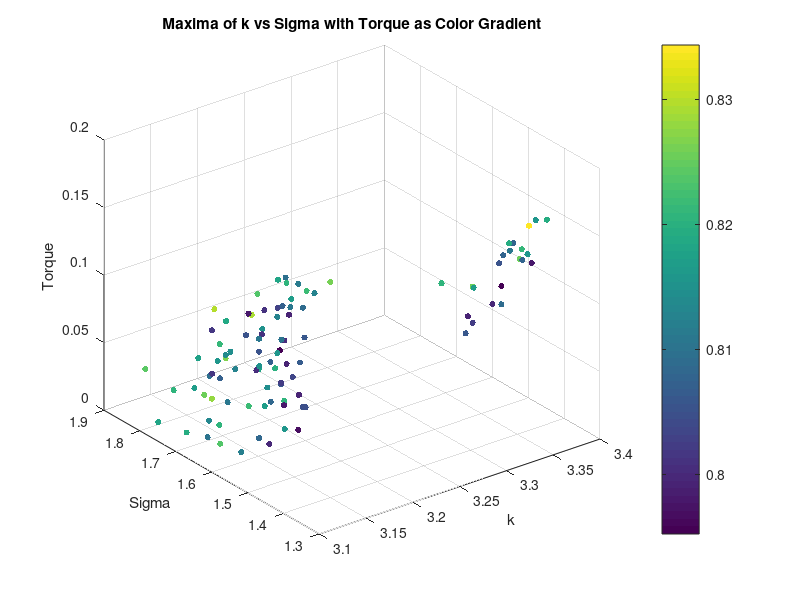
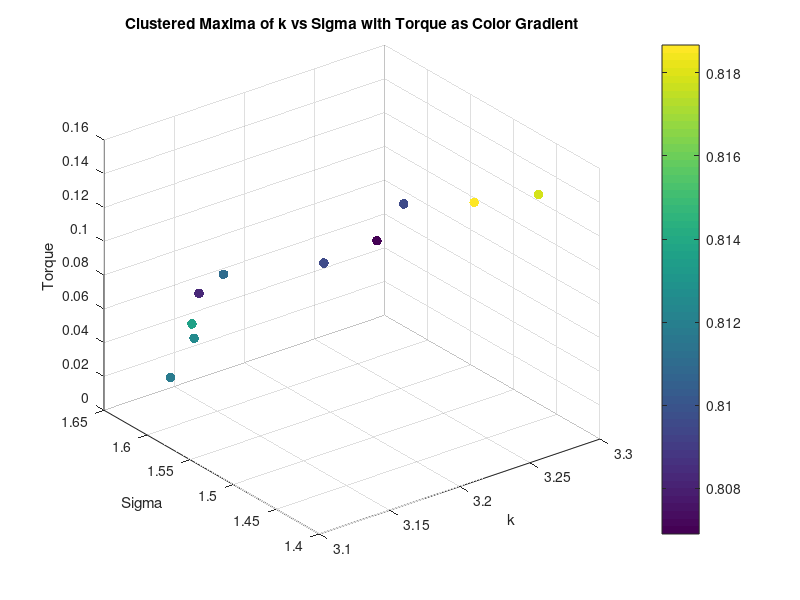
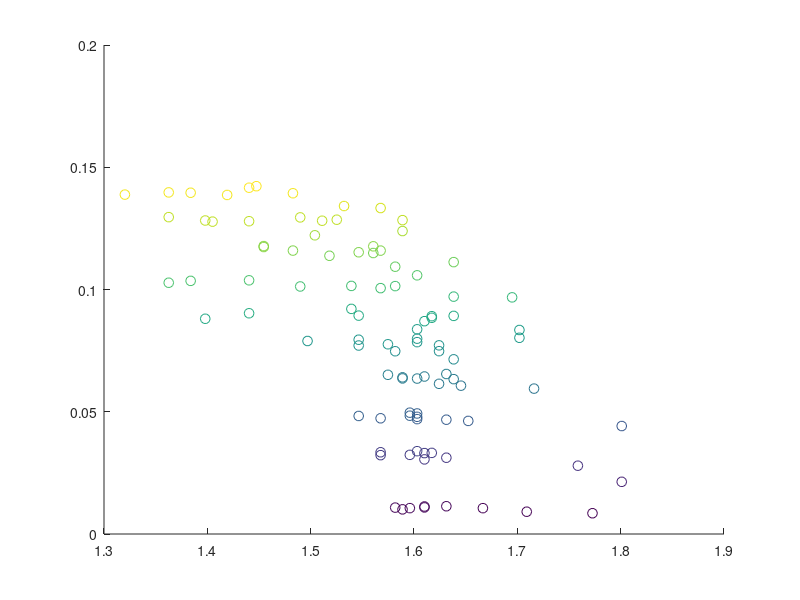

Reproduce these figures in MATLAB, in order. (Note: this script raises an error after producing the figures.)
clear all;
close all;


%% Torque Analysis
load('maxima_data.mat');
scatter3(maxima_k, maxima_sigma, torque_values, 20, maxima_corr, 'filled');
xlabel('k');
ylabel('Sigma');
zlabel('Torque');
title('Maxima of k vs Sigma with Torque as Color Gradient');
colorbar;
grid on;
% K means clustering of torque into 10 clusters, taking mean of each cluster k, sigma and corr too
[cluster_idx, cluster_centers] = kmeans(torque_values', 10);
% Take the mean of each cluster
torque_means = zeros(10, 1);
sigma_means = zeros(10, 1);
k_means = zeros(10, 1);
corr_means = zeros(10, 1);
for i = 1:10
    torque_means(i) = mean(torque_values(cluster_idx == i));
    sigma_means(i) = mean(maxima_sigma(cluster_idx == i));
    k_means(i) = mean(maxima_k(cluster_idx == i));
    corr_means(i) = mean(maxima_corr(cluster_idx == i));
end
% Plot the clusters
figure;
scatter3(k_means, sigma_means, torque_means, 50, corr_means, 'filled');
xlabel('k');
ylabel('Sigma');
zlabel('Torque');
title('Clustered Maxima of k vs Sigma with Torque as Color Gradient');
colorbar;
grid on;
% Ensure data is sorted for polyfit
[sigma_sorted, sort_idx] = sort(maxima_sigma);
torque_sorted = torque_values(sort_idx);
% Display correlation between torque and sigma
disp('Correlation between Torque and Sigma:');
disp(corr(torque_sorted', sigma_sorted'));
% Display correlation between torque and sigma^2
disp('Correlation between Torque and Sigma^2:');
disp(corr(torque_sorted', sigma_sorted'.^2));
% Polyfit for sigma vs torque (order 1 and 2)
p1_sigma = polyfit(sigma_sorted, torque_sorted, 1);
% Calculate fitted values and normalized MSE for sigma vs torque
fitted_torque_p1_sigma = polyval(p1_sigma, sigma_sorted);
mse_p1_sigma = mean((torque_sorted - fitted_torque_p1_sigma).^2);
nmse_p1_sigma = mse_p1_sigma / var(torque_sorted);
% Display results for sigma vs torque
disp('Sigma vs Torque:');
disp(['Order 1 nMSE: ', num2str(nmse_p1_sigma)]);
%display correlation between torque and sigma
% Plot for sigma vs torque with polynomial fits (first instance)
figure;
scatter(sigma_sorted, torque_sorted, 50, torque_sorted,'DisplayName', 'Data');
% Create a custom colormap based on jet, excluding yellow/light orange
cmap = jet(256); % Get the jet colormap with 256 colors
cmap = cmap([1:140,180:256], :); % Keep only the first 200 colors, removing the yellow/light orange range
colormap(gnuplot); % Apply the custom colormap
colorbar; % Add a colorbar to indicate the mapping of color to torque_sorted values
hold on;
plot(sigma_sorted, fitted_torque_p1_sigma, '-r', 'DisplayName', ...
    ['Order 1 Fit: y = ', num2str(p1_sigma(1)), 'x + ', num2str(p1_sigma(2)), ...
    ', nMSE = ', num2str(nmse_p1_sigma)]);
xlabel('Sigma');
ylabel('Torque');
title('Sigma vs Torque with Polynomial Fits');
legend('show');
grid on;
% % Ensure data is sorted for polyfit
% [sigma_sorted, sort_idx] = sort(sigma_means);
% torque_sorted = torque_means(sort_idx);
% %Display correlation between torque and sigma
% disp('Correlation between Torque and Sigma:');
% disp(corr(torque_sorted, sigma_sorted));
% %Display correlation between torque and sigma^2
% disp('Correlation between Torque and Sigma^2:');
% disp(corr(torque_sorted, sigma_sorted.^2));
% % Polyfit for sigma vs torque (order 1 and 2)
% p1_sigma = polyfit(sigma_sorted, torque_sorted, 1);
% p2_sigma = polyfit(sigma_sorted, torque_sorted, 2);
% % Calculate zitted values and normalized MSE for sigma vs torque
% fitted_torque_p1_sigma = polyval(p1_sigma, sigma_sorted);
% fitted_torque_p2_sigma = polyval(p2_sigma, sigma_sorted);
% mse_p1_sigma = mean((torque_sorted - fitted_torque_p1_sigma).^2);
% mse_p2_sigma = mean((torque_sorted - fitted_torque_p2_sigma).^2);
% nmse_p1_sigma = mse_p1_sigma / var(torque_sorted);
% nmse_p2_sigma = mse_p2_sigma / var(torque_sorted);
% % Display results for sigma vs torque
% disp('Sigma vs Torque:');
% disp(['Order 1 nMSE: ', num2str(nmse_p1_sigma)]);
% disp(['Order 2 nMSE: ', num2str(nmse_p2_sigma)]);
% % Plot for sigma vs torque with polynomial fits (second instance)
% figure;
% scatter(sigma_sorted, torque_sorted, 50, torque_sorted, 'filled', 'DisplayName', 'Data');
% colormap(jet); % High contrast colormap suitable for white background
% colorbar; % Add a colorbar to indicate the mapping of color to torque_sorted values
% hold on;
% plot(sigma_sorted, fitted_torque_p1_sigma, '-r', 'DisplayName', ...
%     ['Order 1 Fit: y = ', num2str(p1_sigma(1)), 'x + ', num2str(p1_sigma(2)), ...
%     ', nMSE = ', num2str(nmse_p1_sigma)]);
% plot(sigma_sorted, fitted_torque_p2_sigma, '--g', 'DisplayName', ...
%     ['Order 2 Fit: y = ', num2str(p2_sigma(1)), 'x^2 + ', num2str(p2_sigma(2)), ...
%     'x + ', num2str(p2_sigma(3)), ', nMSE = ', num2str(nmse_p2_sigma)]);
% xlabel('Sigma');
% ylabel('Torque');
% title('Sigma vs Torque with Polynomial Fits');
% legend('show');
% grid on;

% %% Diameter Analysis
% % Saved as diameter_value, k_values(max_k_idx), sigma_values(max_sigma_idx), max_val
% load('maxima_data_Diam.mat');

% figure;
% scatter3(maxima_matrix(:, 2), maxima_matrix(:, 3), maxima_matrix(:, 1), 50, maxima_matrix(:, 1), 'filled'); 
% xlabel('k');
% ylabel('Sigma');
% zlabel('Diameter');
% title('Maxima of k vs Sigma with Diameter as Color Gradient');
% colorbar;
% grid on;

% % K vs d
% % Ensure data is sorted for polyfit
% [k_sorted, sort_idx] = sort(maxima_matrix(:, 2));
% d_sorted = maxima_matrix(sort_idx, 1);
% % Display correlation between d and k
% disp('Correlation between Diameter and k:');
% disp(corr(d_sorted, k_sorted));

% %plot for k vs diam with polynomial fits
% figure;
% scatter(k_sorted, d_sorted, 50, d_sorted, 'filled', 'DisplayName', 'Data');
% colormap(jet); % High contrast colormap suitable for white background
% colorbar; % Add a colorbar to indicate the mapping of color to d_sorted values

% hold on;
% p1_k = polyfit(k_sorted, d_sorted, 1);
% fitted_d_p1_k = polyval(p1_k, k_sorted);
% mse_p1_k = mean((d_sorted - fitted_d_p1_k).^2);
% nmse_p1_k = mse_p1_k / var(d_sorted);
% disp('Diameter vs k:');
% disp(['Order 1 nMSE: ', num2str(nmse_p1_k)]);
% plot(k_sorted, fitted_d_p1_k, '-r', 'DisplayName', ...
%     ['Order 1 Fit: y = ', num2str(p1_k(1)), 'x + ', num2str(p1_k(2)), ...
%     ', nMSE = ', num2str(nmse_p1_k)]);
% xlabel('k');
% ylabel('Diameter');
% title('k vs Diameter with Polynomial Fits');
% legend('show');
